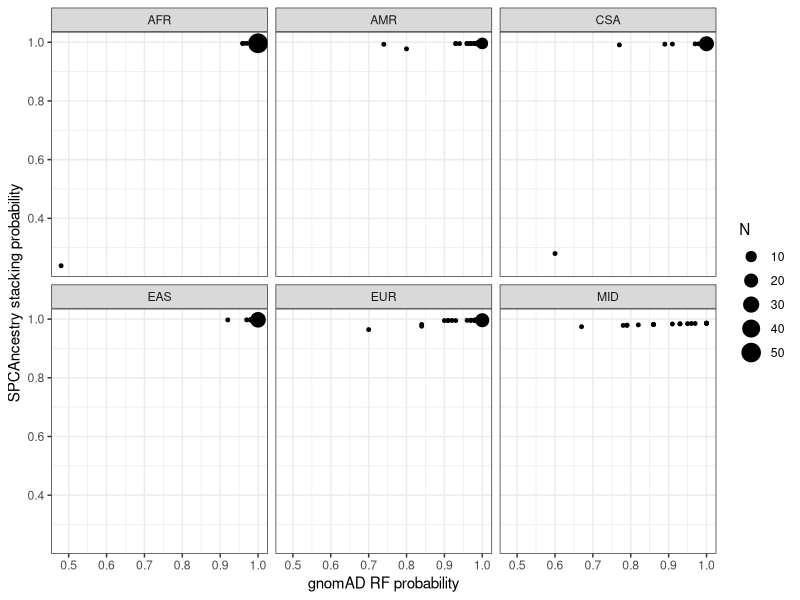

Here is the R script that generated this plot:
library(ggplot2)
library(dplyr)
library(tidyverse)

# 1. Classification comparison
gnomad <- read.table("gnomad_probs.txt", header=TRUE,
                       sep="\t", row.names=1)

spcancestry <- read.table("spcancestry_probs.txt", header=TRUE,
                          sep="\t", row.names=1)

# it doesn't matter which df we use to subset by TRUE POP as true_pop is the same in gnomad and spcancestry, 
df <- rbind(cbind(gnomad, source = "gnomad"),
            cbind(spcancestry, source = "spcancestry"))

get_pop_counts <- function(full_df, population, prob_col) {
  df_pop <- full_df |> filter(true_pop == population)
  df_gnomad <- df_pop |> filter(source == "gnomad")
  df_spcancestry <- df_pop |> filter(source == "spcancestry")
  
  df_plot <- data.frame(gnomad = df_gnomad[, prob],
                        spcancestry = df_spcancestry[, prob])
  
  # some samples will completely overlap, so points with more samples will be bigger on the plot
  df_count <- df_plot |>
    group_by(gnomad, spcancestry) |>
    summarise(N = n())
  
  df_count$pop <- pop # add this so we can use facet_grid to get a nice plot title in a grey box
  
  return(df_count)
}

combined_df <- data.frame()
# There is only 1 sample in OCE
pops <- c("EUR",  "EAS", "AMR", "CSA", "AFR", "MID")
for (pop in pops){
  prob <- paste0("prob_", pop)
  df_pop_counts <- get_pop_counts(df, pop, prob)
  
  combined_df <- rbind(combined_df, df_pop_counts)
}

ggplot(combined_df, aes(x=gnomad, y=spcancestry, size = N)) +
  geom_point() +
  facet_wrap(. ~ pop, ncol = 3) +
  xlab("gnomAD RF probability") +
  ylab("SPCAncestry stacking probability") +
  theme_bw()

# 2. Investigate the two samples where SPCAncestry was unable to correctly classify (Section 3.1)
## A. AFR sample
spcancestry |> filter(true_pop == "AFR" & prob_AFR < 0.9)
gnomad |> filter(true_pop == "AFR" & prob_AFR < 0.9)

## B. CSA sample
spcancestry |> filter(true_pop == "CSA" & prob_CSA < 0.9)
gnomad |> filter(true_pop == "CSA" & prob_CSA < 0.9)


# 3. MID classification comparison (Section 3.1)
spcancestry |> filter(true_pop == "MID" & prob_MID < 0.9)
gnomad |> filter(true_pop == "MID" & prob_MID < 0.9)

